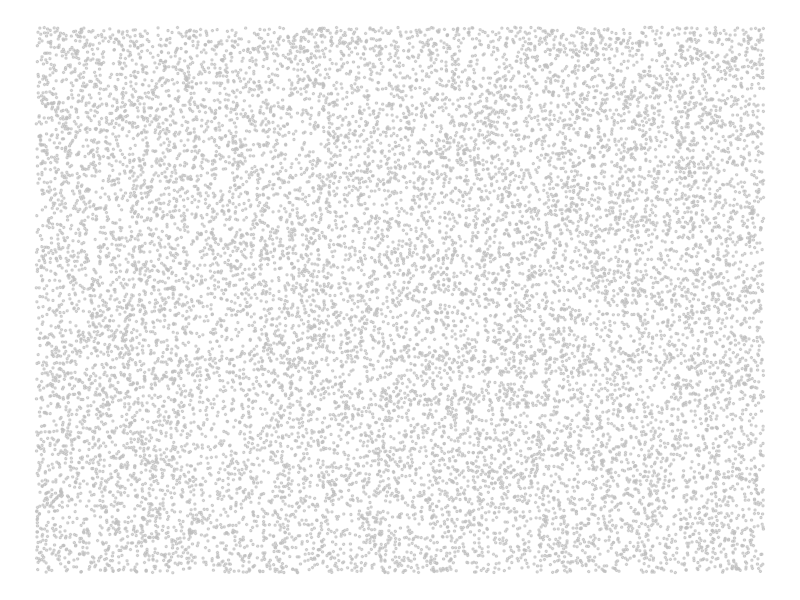
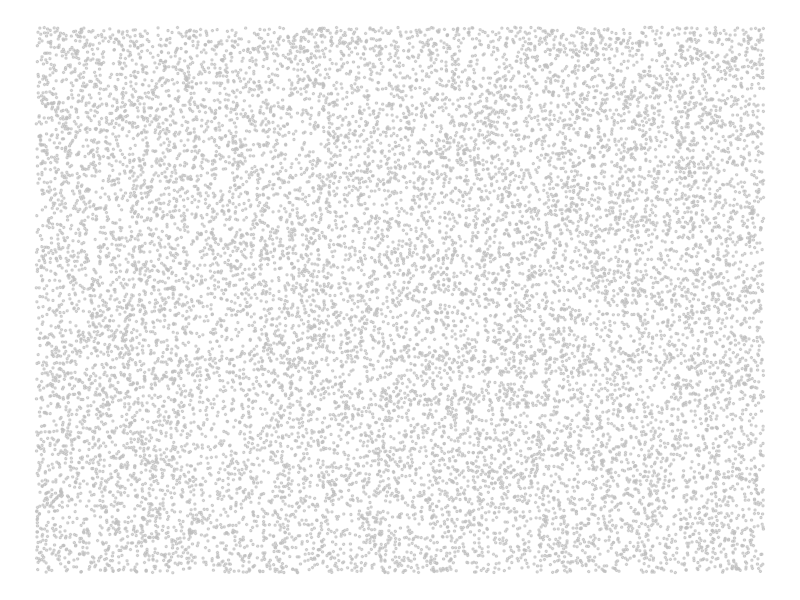

These charts were generated, in order, by the following R code:
library(ggplot2)

setwd('~/Desktop/human-trafficking')

set.seed(42)  # Ensures reproducibility

# Create a dataframe with 16,000 random points
df <- data.frame(
  x = runif(16000, min = 0, max = 100),  # Spread across the full area
  y = runif(16000, min = 0, max = 100)
)

# Assign a default color to all dots
df$group <- "gray"

# Change their color


# Create scatter plot with colors
ggplot(df, aes(x, y, color = group)) +
  geom_point(size = 0.5, alpha = 0.6) +
  scale_color_manual(values = c("gray" = "gray")) +  # Define colors
  theme_void() +  # Remove axes
  theme(legend.position = "none")  # Hide legend


ggsave("all.png", width = 1000 / 100, height = 600 / 100, dpi = 300)